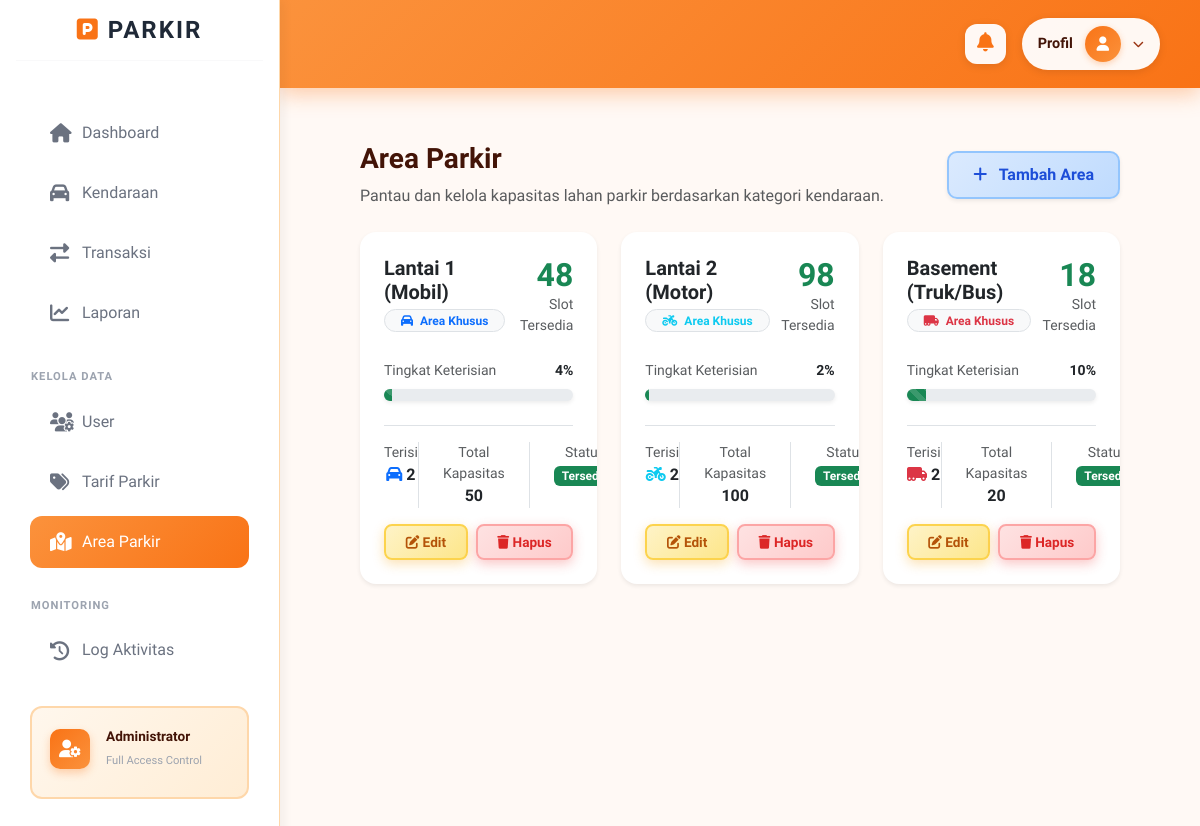
The page /index.php?c=Area&m=index (signed in) on the database as committed earlier.
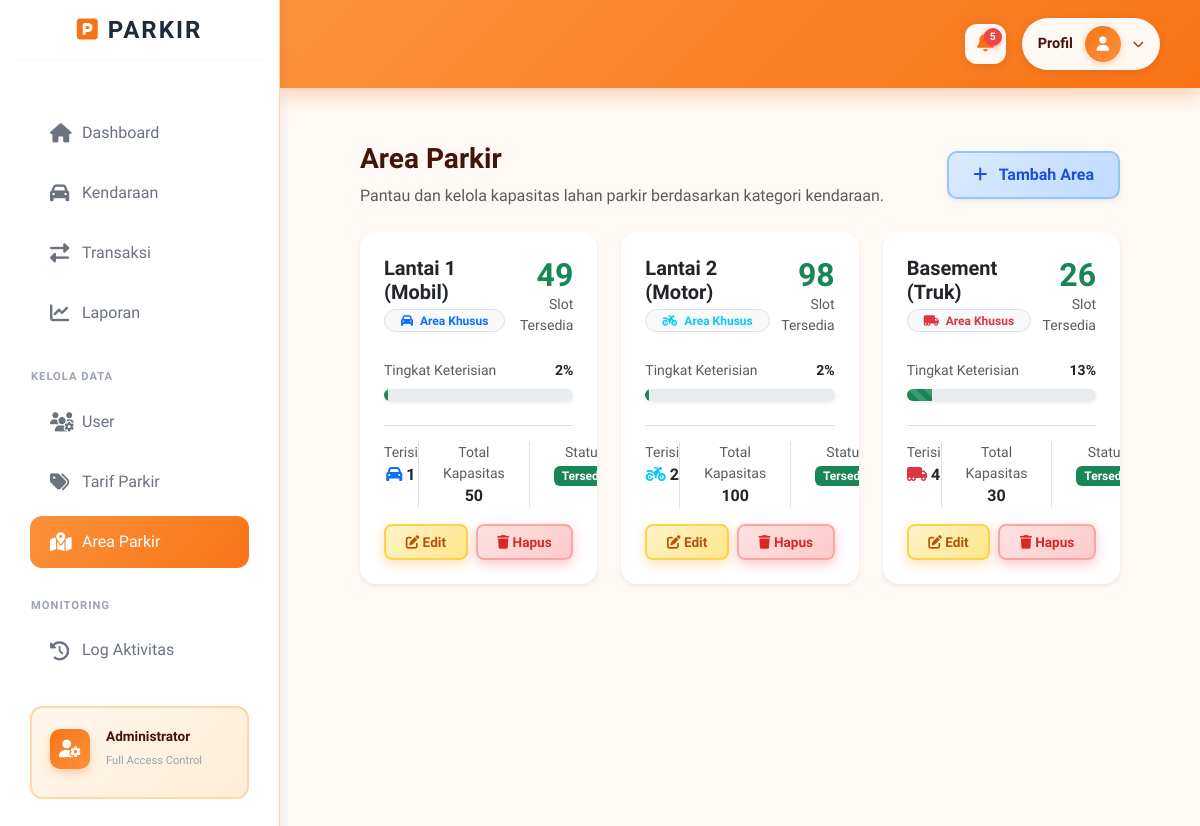
The same page on the database as committed later.
### tables this page shows
CREATE TABLE `tb_area_parkir` (
  `id_area` int NOT NULL,
  `nama_area` varchar(100) NOT NULL,
  `kapasitas` int NOT NULL,
  `terisi` int DEFAULT '0'
);

### controllers/AreaController.php (called while the page is built, shortened)
<?php
class AreaController {
    public function index() {
        $model = new AreaModel();
        $data = $model->getArea();
        include "views/area/index.php";
    }
}

### config/database.php (called while the page is built)
<?php
class Database {
    public static function connect() {
        $host     = "localhost";
        $dbname   = "db_parkir";
        $username = "root";
        $password = "";
        try {
            $pdo = new PDO("mysql:host=$host;dbname=$dbname;charset=utf8", $username, $password);
            $pdo->setAttribute(PDO::ATTR_ERRMODE, PDO::ERRMODE_EXCEPTION);
            $pdo->exec("SET time_zone = '+07:00'");
            return $pdo;
        } catch (PDOException $e) {
            die("Koneksi database gagal: " . $e->getMessage());
        }
    }
}

### models/AreaModel.php (called while the page is built, shortened)
<?php
class AreaModel {
    private $db;
    public function __construct() {
        $this->db = Database::connect();
    }
    public function getArea() {
        $sql = "SELECT a.*,
                (SELECT COUNT(*) FROM tb_transaksi t
                WHERE t.id_area = a.id_area AND t.status = 'masuk') as terisi
                FROM tb_area_parkir a
                ORDER BY a.id_area ASC";
        return $this->db->query($sql)->fetchAll(PDO::FETCH_ASSOC);
    }
}

### views/area/index.php (the view, shortened to what the rows shown need)
<?php include "views/layout/header.php"; ?>
<link rel="stylesheet" href="assets/css/halaman.css">
<div class="container-fluid py-4">
    <div class="row">
        <?php if (!empty($data)): ?>
            <?php foreach($data as $a):
                $terisi = $a['terisi'] ?? 0;
                $kapasitas = $a['kapasitas'] ?? 0;
                $sisa = $kapasitas - $terisi;
                $persen = ($kapasitas > 0) ? ($terisi / $kapasitas) * 100 : 0;
                $nama_area = strtolower($a['nama_area']);
                if (strpos($nama_area, 'truk') !== false || strpos($nama_area, 'bus') !== false) {
                    $icon = "fa-truck-moving";
                    $themeColor = "text-danger";
                } elseif (strpos($nama_area, 'mobil') !== false) {
                    $icon = "fa-car";
                    $themeColor = "text-primary";
                } elseif (strpos($nama_area, 'motor') !== false) {
                    $icon = "fa-motorcycle";
                    $themeColor = "text-info";
                } else {
                    $icon = "fa-layer-group";
                    $themeColor = "text-secondary";
                }
                $colorClass = "bg-success";
            ?>
            <div class="col-md-4">
                <div class="card shadow-sm border-0 mb-4 rounded-4 overflow-hidden">
                    <div class="card-body p-4">
                        <div class="d-flex justify-content-between align-items-start">
                            <div>
                                <h5 class="fw-bold text-dark mb-1"><?= htmlspecialchars($a['nama_area']) ?></h5>
                                <span class="badge bg-light <?= $themeColor ?> border rounded-pill px-3">
                                    <i class="fas <?= $icon ?> me-1"></i> Area Khusus
                                </span>
                            </div>
                            <div class="text-end">
                                <h2 class="fw-bold mb-0 <?= $sisa <= 0 ? 'text-danger' : 'text-success' ?>">
                                    <?= $sisa ?>
                                </h2>
                                <p class="text-muted small mb-0">Slot Tersedia</p>
                            </div>
                        </div>
                        <div class="mt-4">
                            <div class="d-flex justify-content-between mb-2">
                                <small class="text-muted">Tingkat Keterisian</small>
                                <small class="fw-bold"><?= round($persen) ?>%</small>
                            </div>
                            <div class="progress rounded-pill shadow-sm" style="height: 12px;">
                                <div class="progress-bar <?= $colorClass ?> progress-bar-striped progress-bar-animated"
                                     style="width: <?= $persen ?>%"></div>
                            </div>
                        </div>
                        <div class="d-flex justify-content-between mt-4 border-top pt-3">
                            <div class="text-center">
                                <small class="text-muted d-block">Terisi</small>
                                <span class="fw-bold"><i class="fas <?= $icon ?> <?= $themeColor ?> me-1"></i><?= $terisi ?></span>
                            </div>
                            <div class="text-center border-start ps-4 pe-4">
                                <small class="text-muted d-block">Total Kapasitas</small>
                                <span class="fw-bold text-dark"><?= $kapasitas ?></span>
                            </div>
                            <div class="text-center border-start ps-4">
                                <small class="text-muted d-block">Status</small>
                                <?php if($sisa <= 0): ?>
                                    <span class="badge bg-danger">Penuh</span>
                                <?php else: ?>
                                    <span class="badge bg-success">Tersedia</span>
                                <?php endif; ?>
                            </div>
                        </div>
                        <div class="d-flex gap-2 mt-3">
                            <a href="index.php?c=Area&m=edit&id=<?= $a['id_area'] ?>" class="btn btn-sm btn-warning flex-fill">
                                <i class="fas fa-edit"></i> Edit
                            </a>
                            <a href="index.php?c=Area&m=delete&id=<?= $a['id_area'] ?>"
                               onclick="return confirm('Yakin hapus area ini?')"
                               class="btn btn-sm btn-danger flex-fill">
                                <i class="fas fa-trash"></i> Hapus
                            </a>
                        </div>
                    </div>
                </div>
            </div>
            <?php endforeach; ?>
        <?php endif; ?>
    </div>
</div>
<?php include "views/layout/footer.php"; ?>

Rows that differ between the two databases and show on the page:
changed tb_area_parkir "Lantai 1 (Mobil)": sisa "48" → "49"; persen "4" → "2"; $persen 4 → 2 (drawn); terisi "2" → "1"
changed tb_area_parkir: nama_area "Basement (Truk/Bus)" → "Basement (Truk)"; sisa "18" → "26"; persen "10" → "13"; $persen 10 → 13.333333333333 (drawn); terisi "2" → "4"; kapasitas "20" → "30"
Other text that changed with them:
$jumlah_keluar: (not shown) → "5"
